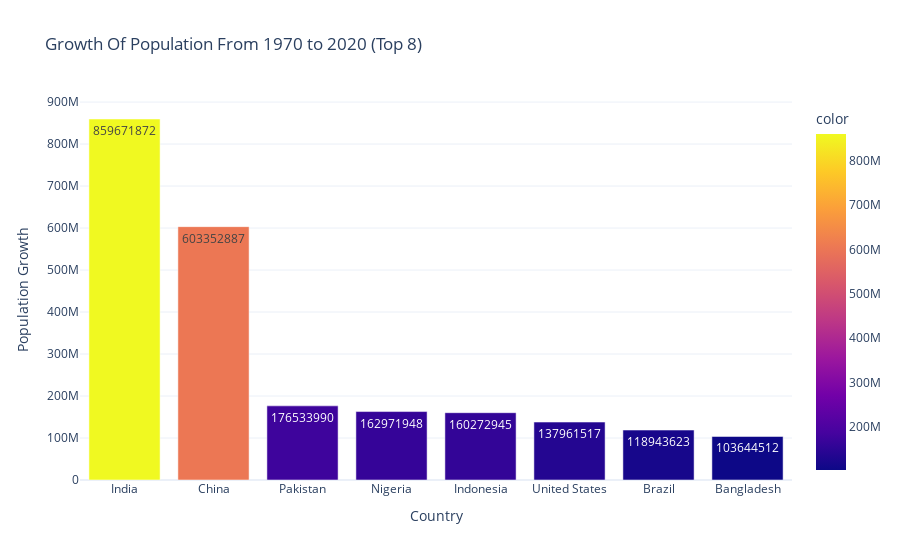

Notebook source saved alongside this figure:
### Code cell
fig=px.bar(x=growth.index,
       y=growth.values,
       text=growth.values,
       color=growth.values,
       title='Growth Of Population From 1970 to 2020 (Top 8)',
       template='plotly_white')
fig.update_layout(xaxis_title='Country',
                 yaxis_title='Population Growth')
fig.show()

### Figure 1 — Plotly figure (JSON) as saved in the notebook; plotly's stock layout.template omitted (floating-point values rounded to 4 significant figures)
{"data": [{"alignmentgroup": "True", "hovertemplate": "x=%{x}<br>y=%{y}<br>text=%{text}<br>color=%{marker.color}<extra></extra>", "legendgroup": "", "marker": {"color": [859671872, 603352887, 176533990, 162971948, 160272945, 137961517, 118943623, 103644512], "coloraxis": "coloraxis", "pattern": {"shape": ""}}, "name": "", "offsetgroup": "", "orientation": "v", "showlegend": false, "text": [859700000.0, 603400000.0, 176500000.0, 163000000.0, 160300000.0, 138000000.0, 118900000.0, 103600000.0], "textposition": "auto", "x": ["India", "China", "Pakistan", "Nigeria", "Indonesia", "United States", "Brazil", "Bangladesh"], "xaxis": "x", "y": [859671872, 603352887, 176533990, 162971948, 160272945, 137961517, 118943623, 103644512], "yaxis": "y", "type": "bar"}], "layout": {"xaxis": {"anchor": "y", "domain": [0.0, 1.0], "title": {"text": "Country"}}, "yaxis": {"anchor": "x", "domain": [0.0, 1.0], "title": {"text": "Population Growth"}}, "coloraxis": {"colorbar": {"title": {"text": "color"}}, "colorscale": [[0.0, "#0d0887"], [0.1111, "#46039f"], [0.2222, "#7201a8"], [0.3333, "#9c179e"], [0.4444, "#bd3786"], [0.5556, "#d8576b"], [0.6667, "#ed7953"], [0.7778, "#fb9f3a"], [0.8889, "#fdca26"], [1.0, "#f0f921"]]}, "legend": {"tracegroupgap": 0}, "title": {"text": "Growth Of Population From 1970 to 2020 (Top 8)"}, "barmode": "relative"}}
